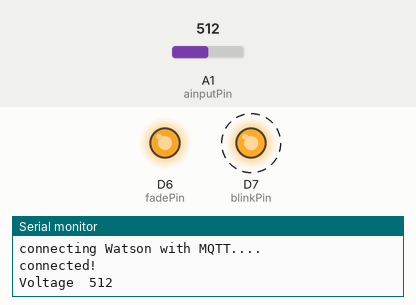
This sketch was run on a simulated Arduino MKR. Parts: output pins drawn as LEDs (lit = HIGH), the last lines printed to the serial monitor. Dashed ring = blinking. The inputs (shaded band) are chosen by the test bench; at power-on: A1 (ainputPin) = 512. WiFi joins after 1.5 s; servers stay silent unless stated; no MQTT or app messages arrive unless stated.

Above: at 6.6 s.
At 12.8 s:
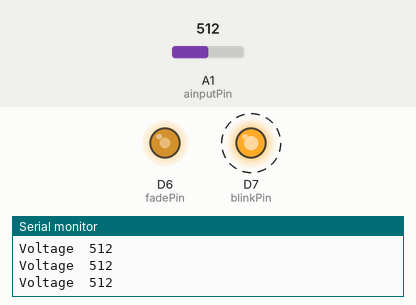
At 19.0 s:
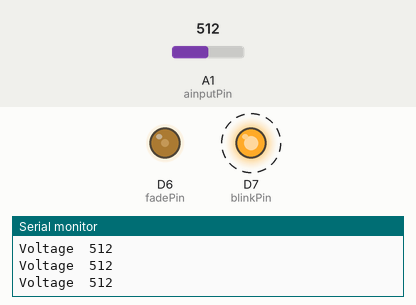
At 31.5 s:
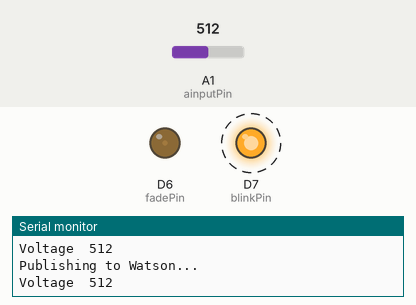
Timing chart, 0 to 39.1 s (numbered marks = the images above):
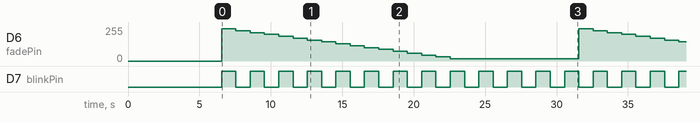

The sketch:

Wat_MKR_Pot_Hv2.ino
```cpp
/*
MKR1000 connecting to IBM Watson IoT Platform

Based on documentation and "recipes" on IBM Bluemix
https://www.ibm.com/cloud-computing/bluemix/watson

Please connect a potentiometer on MKR1000 GND - A1 - Vcc.
Please connect LEDs and 220 Ohm resistors on MKR1000 6 and 7.

Timo Karppinen 9.2.2018
 */

#include <SPI.h>
#include <WiFi101.h>
#include <WiFiSSLClient.h>
#include <MQTTClient.h>   // The Gaehwiler mqtt library

// WLAN
char ssid[] = "HAMKvisitor"; //  your network SSID (name)
char pass[] = "xxxxxxxxxxx";    // your network password (use for WPA)

// IBM Watson
// Your organization and device needs to be registered in IBM Watson IoT Platform.
// Instruction for registering on page
// https://internetofthings.ibmcloud.com/#

//char *client_id = "d:<your Organization ID>:<your Device Type>:<your Device ID>";
char *client_id = "d:yyyyyy:A_MKR1000:xxxxxxxxxxxx";
char *user_id = "use-token-auth";   // telling that authentication will be done with token
char *authToken = "zzzzzzzzzzzzzzzzz"; // Your IBM Watson Authentication Token

//char *ibm_hostname = "<your-org-id.messaging.internetofthings.ibmcloud.com>" ;
char *ibm_hostname = "yyyyyy.messaging.internetofthings.ibmcloud.com";

const int ainputPin = A1;
const int blinkPin = 7;        // Pin 6 is the on-board LED on MKR1000
const int fadePin = 6;          // must be a pin that supports PWM. 0...8 on MKR1000

// PWM steps per fade step.  More fades faster; less fades slower.
const int pwmStepsPerFade = 14;

int blinkState = 0;
int fadePWM;

/*use this class if you connect using SSL
 * WiFiSSLClient net;
*/
WiFiClient net;
MQTTClient MQTTc;

unsigned long lastMillis = 0;


void setup()
{
  Serial.begin(9600);
  delay(5000);    // waiting to let you open the serial monitor
  WiFi.begin(ssid, pass);
  Serial.println("Connected to WLAN");
  printWiFiStatus();

  /*
    client.begin("<Address Watson IOT>", 1883, net);
    Address Watson IOT: <WatsonIOTOrganizationID>.messaging.internetofthings.ibmcloud.com
    Example:
    client.begin("iqwckl.messaging.internetofthings.ibmcloud.com", 1883, net);
  */
  MQTTc.begin(ibm_hostname, 1883, net);

  connect();
  // Set up the I/O pins

  pinMode(blinkPin, OUTPUT);
  digitalWrite(blinkPin, LOW);
  pinMode(fadePin, OUTPUT);
  fadePWM = 255;
  analogWrite(fadePin, fadePWM);   // sets PWM duty cycle

}

void loop() {
   MQTTc.loop();  // Cut for testing without Watson


  if (blinkState == LOW)
  {
    digitalWrite(blinkPin, HIGH);
    blinkState = HIGH;
  }
  else
  {
    digitalWrite(blinkPin, LOW);
    blinkState = LOW;
  }
  if (fadePWM > 2*pwmStepsPerFade)
  {
    fadePWM = fadePWM - pwmStepsPerFade;
  }
  analogWrite(fadePin, fadePWM);

     // publish a message roughly every  30 second.
     if(millis() - lastMillis > 30000)
     {
      Serial.println("Publishing to Watson...");
        if(!MQTTc.connected()) {    // Cut for testing without Watson
         connect();                 // Cut for testing without Watson
        }                           // Cut for testing without Watson
        lastMillis = millis();
         //Cut for testing without Watson
         MQTTc.publish("iot-2/evt/SensorsFromLab/fmt/json", "{\"name\":\"Analog input value\",\"bpm\":" + String(analogRead(ainputPin))+"}");
        fadePWM = 255;
     }
    Serial.print("Voltage  ");
    Serial.println(analogRead(ainputPin));
    delay(1000);

// end of loop
}

void connect()
{
  Serial.print("checking WLAN...");
  while (WiFi.status() != WL_CONNECTED)
  {
    Serial.println("Connecting WLAN...  ");
    Serial.print(".");
    delay(500);
  }
  /*
    Example:
    MQTTc.connect("d:iqwckl:arduino:oxigenarbpm","use-token-auth","90wT2?a*1WAMVJStb1")

    Documentation:
    https://console.ng.bluemix.net/docs/services/IoT/iotplatform_task.html#iotplatform_task
  */
  Serial.print("\nconnecting Watson with MQTT....");
  while (!MQTTc.connect(client_id,user_id,authToken))
  {
    Serial.println("Connecting mqtt broker...  ");
    Serial.print(".");
    delay(10000);
  }
  Serial.println("\nconnected!");
}

void messageReceived(String topic, String payload, char * bytes, unsigned int length) {
  Serial.print("incoming: ");
  Serial.print(topic);
  Serial.print(" - ");
  Serial.print(payload);
  Serial.println();
}

void printWiFiStatus() {
  // print the SSID of the network you're attached to:
  Serial.print("SSID: ");
  Serial.println(WiFi.SSID());

  // print your WiFi shield's IP address:
  IPAddress ip = WiFi.localIP();
  Serial.print("IP Address: ");
  Serial.println(ip);

  // print the received signal strength:
  long rssi = WiFi.RSSI();
  Serial.print("signal strength (RSSI):");
  Serial.print(rssi);
  Serial.println(" dBm");
}
```

Measured:
- by itself, D6 (fadePin): ramps from 241/255 to 17/255 and jumps back, once every 25.0 s
- by itself, D7 (blinkPin): alternates HIGH for 1.0 s and LOW for 1.0 s
